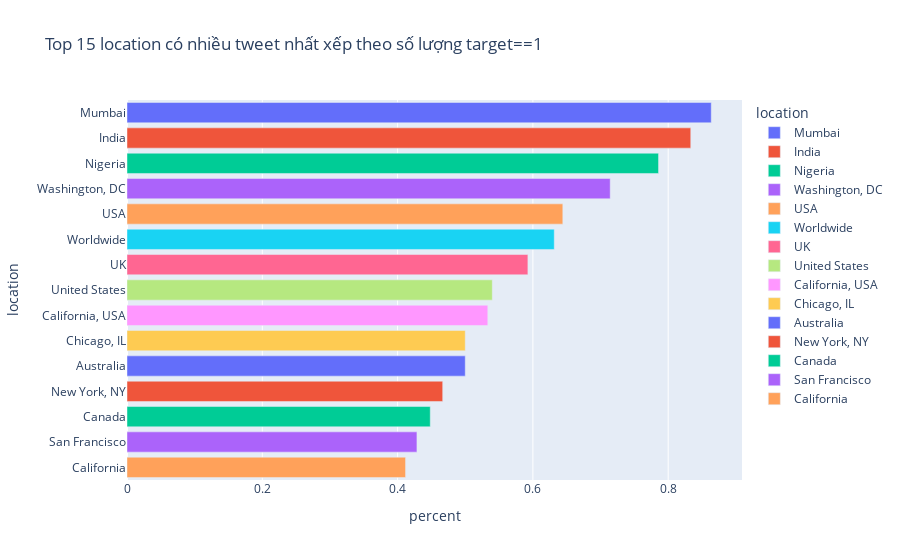

The code cell stored with this chart in its notebook:
### Code cell
fig = px.bar(percent[:15], x="percent", y='location',color="location",orientation='h',title="Top 15 location có nhiều tweet nhất xếp theo số lượng target==1")
fig.show()

### Figure 1 — Plotly figure (JSON) as saved in the notebook; plotly's stock layout.template omitted (floating-point values rounded to 4 significant figures)
{"data": [{"alignmentgroup": "True", "hovertemplate": "location=%{y}<br>percent=%{x}<extra></extra>", "legendgroup": "Mumbai", "marker": {"color": "#636efa", "pattern": {"shape": ""}}, "name": "Mumbai", "offsetgroup": "Mumbai", "orientation": "h", "showlegend": true, "textposition": "auto", "type": "bar", "x": [0.8636], "xaxis": "x", "y": ["Mumbai"], "yaxis": "y"}, {"alignmentgroup": "True", "hovertemplate": "location=%{y}<br>percent=%{x}<extra></extra>", "legendgroup": "India", "marker": {"color": "#EF553B", "pattern": {"shape": ""}}, "name": "India", "offsetgroup": "India", "orientation": "h", "showlegend": true, "textposition": "auto", "type": "bar", "x": [0.8333], "xaxis": "x", "y": ["India"], "yaxis": "y"}, {"alignmentgroup": "True", "hovertemplate": "location=%{y}<br>percent=%{x}<extra></extra>", "legendgroup": "Nigeria", "marker": {"color": "#00cc96", "pattern": {"shape": ""}}, "name": "Nigeria", "offsetgroup": "Nigeria", "orientation": "h", "showlegend": true, "textposition": "auto", "type": "bar", "x": [0.7857], "xaxis": "x", "y": ["Nigeria"], "yaxis": "y"}, {"alignmentgroup": "True", "hovertemplate": "location=%{y}<br>percent=%{x}<extra></extra>", "legendgroup": "Washington, DC", "marker": {"color": "#ab63fa", "pattern": {"shape": ""}}, "name": "Washington, DC", "offsetgroup": "Washington, DC", "orientation": "h", "showlegend": true, "textposition": "auto", "type": "bar", "x": [0.7143], "xaxis": "x", "y": ["Washington, DC"], "yaxis": "y"}, {"alignmentgroup": "True", "hovertemplate": "location=%{y}<br>percent=%{x}<extra></extra>", "legendgroup": "USA", "marker": {"color": "#FFA15A", "pattern": {"shape": ""}}, "name": "USA", "offsetgroup": "USA", "orientation": "h", "showlegend": true, "textposition": "auto", "type": "bar", "x": [0.6442], "xaxis": "x", "y": ["USA"], "yaxis": "y"}, {"alignmentgroup": "True", "hovertemplate": "location=%{y}<br>percent=%{x}<extra></extra>", "legendgroup": "Worldwide", "marker": {"color": "#19d3f3", "pattern": {"shape": ""}}, "name": "Worldwide", "offsetgroup": "Worldwide", "orientation": "h", "showlegend": true, "textposition": "auto", "type": "bar", "x": [0.6316], "xaxis": "x", "y": ["Worldwide"], "yaxis": "y"}, {"alignmentgroup": "True", "hovertemplate": "location=%{y}<br>percent=%{x}<extra></extra>", "legendgroup": "UK", "marker": {"color": "#FF6692", "pattern": {"shape": ""}}, "name": "UK", "offsetgroup": "UK", "orientation": "h", "showlegend": true, "textposition": "auto", "type": "bar", "x": [0.5926], "xaxis": "x", "y": ["UK"], "yaxis": "y"}, {"alignmentgroup": "True", "hovertemplate": "location=%{y}<br>percent=%{x}<extra></extra>", "legendgroup": "United States", "marker": {"color": "#B6E880", "pattern": {"shape": ""}}, "name": "United States", "offsetgroup": "United States", "orientation": "h", "showlegend": true, "textposition": "auto", "type": "bar", "x": [0.54], "xaxis": "x", "y": ["United States"], "yaxis": "y"}, {"alignmentgroup": "True", "hovertemplate": "location=%{y}<br>percent=%{x}<extra></extra>", "legendgroup": "California, USA", "marker": {"color": "#FF97FF", "pattern": {"shape": ""}}, "name": "California, USA", "offsetgroup": "California, USA", "orientation": "h", "showlegend": true, "textposition": "auto", "type": "bar", "x": [0.5333], "xaxis": "x", "y": ["California, USA"], "yaxis": "y"}, {"alignmentgroup": "True", "hovertemplate": "location=%{y}<br>percent=%{x}<extra></extra>", "legendgroup": "Chicago, IL", "marker": {"color": "#FECB52", "pattern": {"shape": ""}}, "name": "Chicago, IL", "offsetgroup": "Chicago, IL", "orientation": "h", "showlegend": true, "textposition": "auto", "type": "bar", "x": [0.5], "xaxis": "x", "y": ["Chicago, IL"], "yaxis": "y"}, {"alignmentgroup": "True", "hovertemplate": "location=%{y}<br>percent=%{x}<extra></extra>", "legendgroup": "Australia", "marker": {"color": "#636efa", "pattern": {"shape": ""}}, "name": "Australia", "offsetgroup": "Australia", "orientation": "h", "showlegend": true, "textposition": "auto", "type": "bar", "x": [0.5], "xaxis": "x", "y": ["Australia"], "yaxis": "y"}, {"alignmentgroup": "True", "hovertemplate": "location=%{y}<br>percent=%{x}<extra></extra>", "legendgroup": "New York, NY", "marker": {"color": "#EF553B", "pattern": {"shape": ""}}, "name": "New York, NY", "offsetgroup": "New York, NY", "orientation": "h", "showlegend": true, "textposition": "auto", "type": "bar", "x": [0.4667], "xaxis": "x", "y": ["New York, NY"], "yaxis": "y"}, {"alignmentgroup": "True", "hovertemplate": "location=%{y}<br>percent=%{x}<extra></extra>", "legendgroup": "Canada", "marker": {"color": "#00cc96", "pattern": {"shape": ""}}, "name": "Canada", "offsetgroup": "Canada", "orientation": "h", "showlegend": true, "textposition": "auto", "type": "bar", "x": [0.4483], "xaxis": "x", "y": ["Canada"], "yaxis": "y"}, {"alignmentgroup": "True", "hovertemplate": "location=%{y}<br>percent=%{x}<extra></extra>", "legendgroup": "San Francisco", "marker": {"color": "#ab63fa", "pattern": {"shape": ""}}, "name": "San Francisco", "offsetgroup": "San Francisco", "orientation": "h", "showlegend": true, "textposition": "auto", "type": "bar", "x": [0.4286], "xaxis": "x", "y": ["San Francisco"], "yaxis": "y"}, {"alignmentgroup": "True", "hovertemplate": "location=%{y}<br>percent=%{x}<extra></extra>", "legendgroup": "California", "marker": {"color": "#FFA15A", "pattern": {"shape": ""}}, "name": "California", "offsetgroup": "California", "orientation": "h", "showlegend": true, "textposition": "auto", "type": "bar", "x": [0.4118], "xaxis": "x", "y": ["California"], "yaxis": "y"}], "layout": {"barmode": "relative", "legend": {"title": {"text": "location"}, "tracegroupgap": 0}, "title": {"text": "Top 15 location có nhiều tweet nhất xếp theo số lượng target==1"}, "xaxis": {"anchor": "y", "domain": [0, 1], "title": {"text": "percent"}}, "yaxis": {"anchor": "x", "categoryarray": ["California", "San Francisco", "Canada", "New York, NY", "Australia", "Chicago, IL", "California, USA", "United States", "UK", "Worldwide", "USA", "Washington, DC", "Nigeria", "India", "Mumbai"], "categoryorder": "array", "domain": [0, 1], "title": {"text": "location"}}}}
